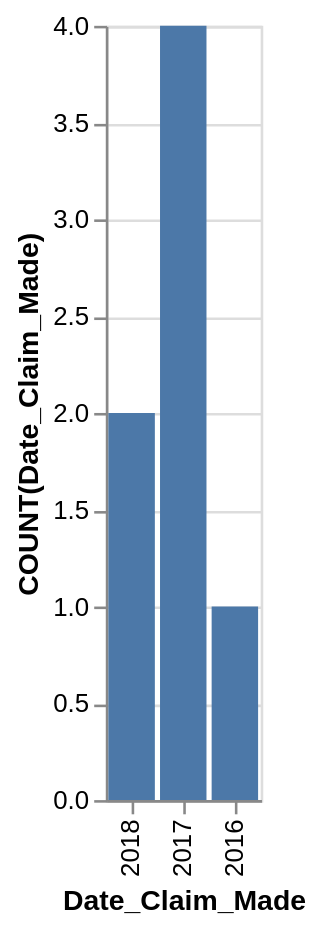

Specify this chart in Vega-Lite:
### Vega-Lite specification from a JSON file in a GitHub repository (floating-point values rounded to 4 significant figures)
{"data": {"values": [{"x_data": "2016", "y_data": 1}, {"x_data": "2017", "y_data": 4}, {"x_data": "2018", "y_data": 2}]}, "mark": "bar", "encoding": {"x": {"field": "x_data", "type": "nominal", "title": "Date_Claim_Made", "sort": "descending"}, "y": {"field": "y_data", "type": "quantitative", "title": "COUNT(Date_Claim_Made)"}}}
